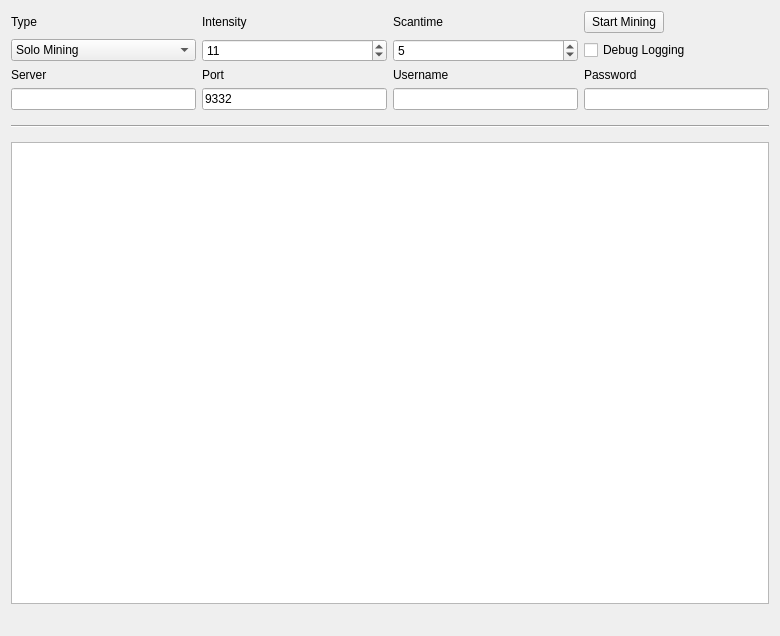
<?xml version="1.0" encoding="UTF-8"?>
<ui version="4.0">
 <class>MiningPage</class>
 <widget class="QWidget" name="MiningPage">
  <property name="geometry">
   <rect>
    <x>0</x>
    <y>0</y>
    <width>780</width>
    <height>636</height>
   </rect>
  </property>
  <property name="windowTitle">
   <string>Mining</string>
  </property>
  <layout class="QGridLayout" name="gridLayout">
   <property name="sizeConstraint">
    <enum>QLayout::SetMaximumSize</enum>
   </property>
   <item row="7" column="1">
    <widget class="QLineEdit" name="serverLine">
     <property name="enabled">
      <bool>true</bool>
     </property>
    </widget>
   </item>
   <item row="6" column="3">
    <widget class="QLabel" name="usernameLabel">
     <property name="enabled">
      <bool>true</bool>
     </property>
     <property name="text">
      <string>Username</string>
     </property>
    </widget>
   </item>
   <item row="6" column="1">
    <widget class="QLabel" name="serverLabel">
     <property name="enabled">
      <bool>true</bool>
     </property>
     <property name="text">
      <string>Server</string>
     </property>
    </widget>
   </item>
   <item row="7" column="3">
    <widget class="QLineEdit" name="usernameLine">
     <property name="enabled">
      <bool>true</bool>
     </property>
     <property name="text">
      <string/>
     </property>
    </widget>
   </item>
   <item row="6" column="4">
    <widget class="QLabel" name="passwordLabel">
     <property name="enabled">
      <bool>true</bool>
     </property>
     <property name="text">
      <string>Password</string>
     </property>
    </widget>
   </item>
   <item row="6" column="2">
    <widget class="QLabel" name="portLabel">
     <property name="enabled">
      <bool>true</bool>
     </property>
     <property name="text">
      <string>Port</string>
     </property>
    </widget>
   </item>
   <item row="3" column="4">
    <widget class="QPushButton" name="startButton">
     <property name="sizePolicy">
      <sizepolicy hsizetype="Fixed" vsizetype="Fixed">
       <horstretch>0</horstretch>
       <verstretch>0</verstretch>
      </sizepolicy>
     </property>
     <property name="text">
      <string>Start Mining</string>
     </property>
    </widget>
   </item>
   <item row="8" column="1" colspan="4">
    <widget class="Line" name="line">
     <property name="sizePolicy">
      <sizepolicy hsizetype="Minimum" vsizetype="Fixed">
       <horstretch>0</horstretch>
       <verstretch>0</verstretch>
      </sizepolicy>
     </property>
     <property name="minimumSize">
      <size>
       <width>0</width>
       <height>20</height>
      </size>
     </property>
     <property name="orientation">
      <enum>Qt::Horizontal</enum>
     </property>
    </widget>
   </item>
   <item row="13" column="1" colspan="4">
    <widget class="QListWidget" name="list">
     <property name="autoScrollMargin">
      <number>100000</number>
     </property>
     <property name="dragDropMode">
      <enum>QAbstractItemView::DragOnly</enum>
     </property>
     <property name="selectionMode">
      <enum>QAbstractItemView::NoSelection</enum>
     </property>
     <property name="movement">
      <enum>QListView::Snap</enum>
     </property>
     <property name="batchSize">
      <number>10</number>
     </property>
    </widget>
   </item>
   <item row="14" column="1" colspan="2">
    <widget class="QLabel" name="shareCount">
     <property name="font">
      <font>
       <pointsize>10</pointsize>
       <weight>75</weight>
       <bold>true</bold>
      </font>
     </property>
     <property name="text">
      <string/>
     </property>
    </widget>
   </item>
   <item row="3" column="3">
    <widget class="QLabel" name="scantimeLabel">
     <property name="enabled">
      <bool>true</bool>
     </property>
     <property name="layoutDirection">
      <enum>Qt::LeftToRight</enum>
     </property>
     <property name="text">
      <string>Scantime</string>
     </property>
    </widget>
   </item>
   <item row="3" column="2">
    <widget class="QLabel" name="threadsLabel">
     <property name="enabled">
      <bool>true</bool>
     </property>
     <property name="text">
      <string>Intensity</string>
     </property>
    </widget>
   </item>
   <item row="4" column="4">
    <widget class="QCheckBox" name="debugCheckBox">
     <property name="text">
      <string>Debug Logging</string>
     </property>
    </widget>
   </item>
   <item row="3" column="1">
    <widget class="QLabel" name="typeLabel">
     <property name="text">
      <string>Type</string>
     </property>
    </widget>
   </item>
   <item row="4" column="2">
    <widget class="QSpinBox" name="threadsBox">
     <property name="enabled">
      <bool>true</bool>
     </property>
     <property name="minimum">
      <number>1</number>
     </property>
     <property name="maximum">
      <number>20</number>
     </property>
     <property name="singleStep">
      <number>1</number>
     </property>
     <property name="value">
      <number>11</number>
     </property>
    </widget>
   </item>
   <item row="4" column="1">
    <widget class="QComboBox" name="typeBox">
     <property name="editable">
      <bool>false</bool>
     </property>
     <property name="currentIndex">
      <number>0</number>
     </property>
     <item>
      <property name="text">
       <string>Solo Mining</string>
      </property>
     </item>
     <item>
      <property name="text">
       <string>Pool Mining</string>
      </property>
     </item>
    </widget>
   </item>
   <item row="4" column="3">
    <widget class="QSpinBox" name="scantimeBox">
     <property name="enabled">
      <bool>true</bool>
     </property>
     <property name="minimum">
      <number>1</number>
     </property>
     <property name="value">
      <number>5</number>
     </property>
    </widget>
   </item>
   <item row="7" column="2">
    <widget class="QLineEdit" name="portLine">
     <property name="enabled">
      <bool>true</bool>
     </property>
     <property name="text">
      <string>9332</string>
     </property>
     <property name="value" stdset="0">
      <number>9332</number>
     </property>
    </widget>
   </item>
   <item row="7" column="4">
    <widget class="QLineEdit" name="passwordLine">
     <property name="enabled">
      <bool>true</bool>
     </property>
    </widget>
   </item>
   <item row="14" column="3" colspan="2">
    <widget class="QLabel" name="mineSpeedLabel">
     <property name="sizePolicy">
      <sizepolicy hsizetype="Preferred" vsizetype="Preferred">
       <horstretch>0</horstretch>
       <verstretch>0</verstretch>
      </sizepolicy>
     </property>
     <property name="font">
      <font>
       <pointsize>10</pointsize>
       <weight>75</weight>
       <bold>true</bold>
      </font>
     </property>
     <property name="text">
      <string/>
     </property>
     <property name="alignment">
      <set>Qt::AlignRight|Qt::AlignTrailing|Qt::AlignVCenter</set>
     </property>
    </widget>
   </item>
  </layout>
 </widget>
 <layoutdefault spacing="6" margin="11"/>
 <tabstops>
  <tabstop>startButton</tabstop>
  <tabstop>typeBox</tabstop>
  <tabstop>threadsBox</tabstop>
  <tabstop>scantimeBox</tabstop>
  <tabstop>serverLine</tabstop>
  <tabstop>portLine</tabstop>
  <tabstop>usernameLine</tabstop>
  <tabstop>passwordLine</tabstop>
  <tabstop>debugCheckBox</tabstop>
  <tabstop>list</tabstop>
 </tabstops>
 <resources/>
 <connections/>
</ui>
